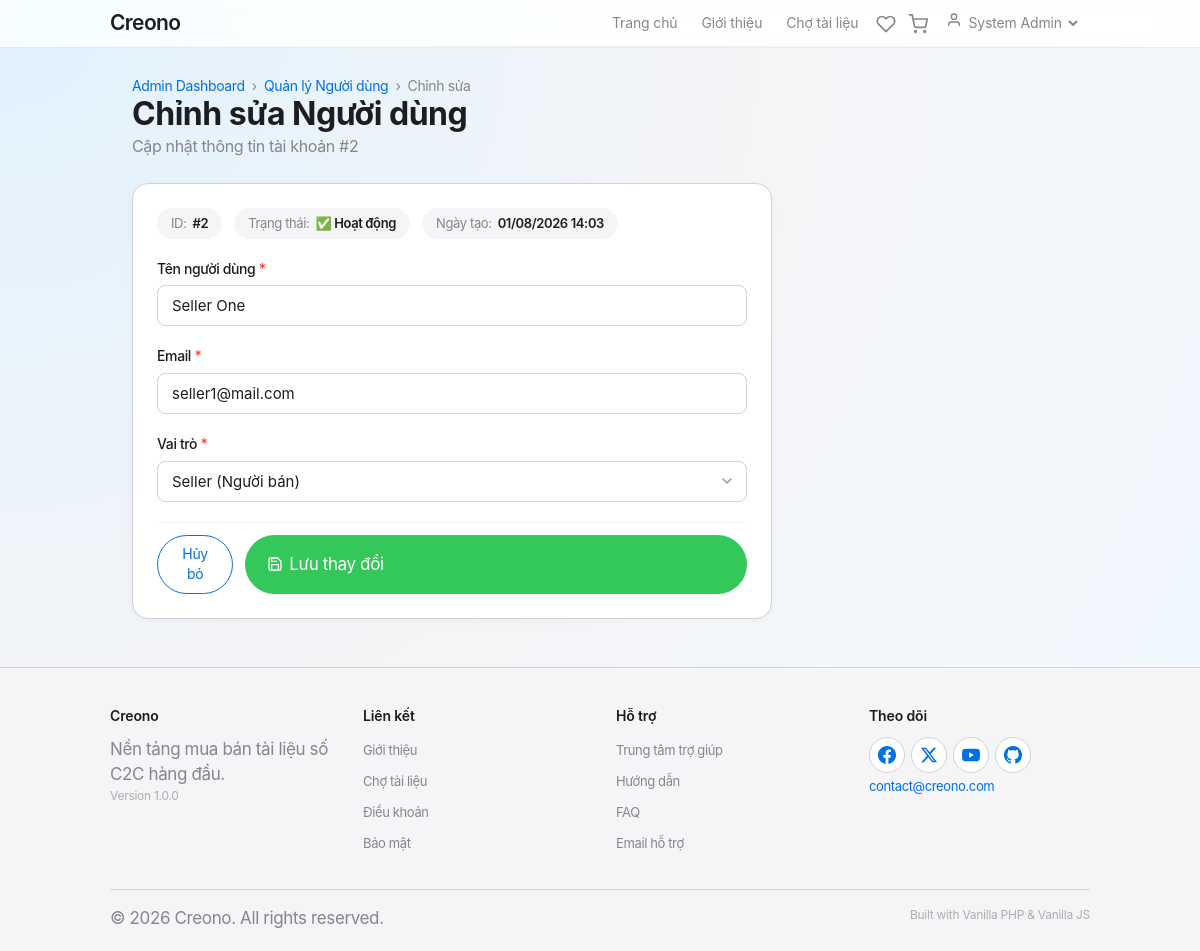
The app's page /adminUserController/edit/2 (signed in) with its own data.
### tables this page shows
CREATE TABLE user_profiles (
    user_id BIGINT PRIMARY KEY,
    full_name VARCHAR(255) DEFAULT NULL,
    bio TEXT DEFAULT NULL,
    avatar_url VARCHAR(500) DEFAULT NULL,
    created_at DATETIME DEFAULT CURRENT_TIMESTAMP,
    updated_at DATETIME DEFAULT CURRENT_TIMESTAMP ON UPDATE CURRENT_TIMESTAMP,
    CONSTRAINT fk_user_profile FOREIGN KEY (user_id) REFERENCES users(id) ON DELETE CASCADE
);

CREATE TABLE users (
    id BIGINT AUTO_INCREMENT PRIMARY KEY,
    name VARCHAR(255) NOT NULL,
    email VARCHAR(255) NOT NULL UNIQUE,
    password VARCHAR(255) NOT NULL,
    role TINYINT DEFAULT 1 COMMENT '1:Buyer, 2:Seller, 3:Admin, 4:Censor',
    is_locked TINYINT DEFAULT 0 COMMENT '0:Active, 1:Locked',
    created_at DATETIME DEFAULT CURRENT_TIMESTAMP
);

### app/Controllers/AdminUserController.php (called while the page is built, shortened)
<?php
class AdminUserController extends Controller
{
    private UserModel $userModel;
    public function __construct()
    {
        $this->userModel = $this->model('UserModel');
    }
    public function edit(?int $id = null): void
    {
        $user = $this->userModel->getUserDetailById($id);
        $data = [
            'title'  => 'Chỉnh sửa Người dùng - Creono Admin',
            'user'   => $user,
            'name'   => $user->name,
            'email'  => $user->email,
            'role'   => $user->role,
            'errors' => []
        ];
        $this->view('admin/users/edit', $data);
    }
}

### app/Core/App.php (called while the page is built, shortened)
<?php
class App {
    protected $currentMethod = 'index';
    public function __construct() {
        $url = $this->getUrl();
        if (isset($url[0]) && file_exists('../app/Controllers/' . ucwords($url[0]) . '.php')) {
            unset($url[0]);
        }
        $this->currentController = new $this->currentController;
        if (isset($url[1])) {
            if (method_exists($this->currentController, $url[1])) {
                $this->currentMethod = $url[1];
                unset($url[1]);
            }
        }
        $this->params = $url ? array_values($url) : [];
        call_user_func_array([$this->currentController, $this->currentMethod], $this->params);
    }
    public function getUrl() {
        if (isset($_GET['url'])) {
            $url = rtrim($_GET['url'], '/');
            $url = filter_var($url, FILTER_SANITIZE_URL);
            $url = explode('/', $url);
            return $url;
        }
        return ['Pages', 'index'];
    }
}

### public/index.php (called while the page is built, shortened)
<?php
require_once '../app/Core/Database.php';
require_once '../app/Core/BaseModel.php';
require_once '../app/Core/Controller.php';
require_once '../app/Core/App.php';
$init = new App();

### app/Core/Database.php (called while the page is built, shortened)
<?php
class Database {
    private $host = DB_HOST;
    private $user = DB_USER;
    private $pass = DB_PASS;
    private $dbname = DB_NAME;
    private $dbh;
    private $stmt;
    public function __construct() {
        $dsn = 'mysql:host=' . $this->host . ';dbname=' . $this->dbname . ';charset=utf8mb4';
        $options = array(
            PDO::ATTR_PERSISTENT => true,
            PDO::ATTR_ERRMODE => PDO::ERRMODE_EXCEPTION,
            PDO::ATTR_DEFAULT_FETCH_MODE => PDO::FETCH_OBJ
        );
        try {
            $this->dbh = new PDO($dsn, $this->user, $this->pass, $options);
        } catch (PDOException $e) {
            $this->error = $e->getMessage();
            die("Lỗi kết nối DB: " . $this->error);
        }
    }
    public function query($sql) {
        $this->stmt = $this->dbh->prepare($sql);
    }
    public function bind($param, $value, $type = null) {
        if (is_null($type)) {
            switch (true) {
                case is_int($value):
                    $type = PDO::PARAM_INT;
                    break;
            }
        }
        $this->stmt->bindValue($param, $value, $type);
    }
    public function execute() {
        return $this->stmt->execute();
    }
    public function single() {
        $this->execute();
        return $this->stmt->fetch();
    }
}

### app/Models/UserModel.php (called while the page is built, shortened)
<?php
class UserModel extends BaseModel
{
    protected string $table = 'users';
    public function getUserDetailById(int $id): ?object
    {
        $this->db->query("
            SELECT u.id, u.name, u.email, u.role, u.is_locked, u.created_at,
                   p.full_name, p.avatar_url, p.bio
            FROM {$this->table} u
            LEFT JOIN user_profiles p ON u.id = p.user_id
            WHERE u.id = :id
        ");
        $this->db->bind(':id', $id);
        return $this->db->single();
    }
}

### app/Core/BaseModel.php (called while the page is built, shortened)
<?php
class BaseModel {
    public function __construct() {
        $this->db = new Database();
    }
}

### app/Views/admin/users/edit.php (the view, shortened to what this page needs)
<?php require APPROOT . '/Views/inc/header.php'; ?>
<link rel="stylesheet" href="<?php echo URLROOT; ?>/css/pages/admin-users.css?v=<?php echo time(); ?>">
<div class="container mt-4 mb-5">
    <div class="admin-header mb-4">
        <nav class="breadcrumb mb-2">
            <a href="<?php echo URLROOT; ?>/admin/dashboard">Admin Dashboard</a> &nbsp;&rsaquo;&nbsp;
            <a href="<?php echo URLROOT; ?>/adminUserController/index">Quản lý Người dùng</a> &nbsp;&rsaquo;&nbsp;
            <span class="text-muted">Chỉnh sửa</span>
        </nav>
        <h1 class="admin-title">Chỉnh sửa Người dùng</h1>
        <p class="admin-subtitle">Cập nhật thông tin tài khoản #<?php echo $data['user']->id; ?></p>
    </div>
    <div class="admin-card au-form-card">
        <form action="<?php echo URLROOT; ?>/adminUserController/update/<?php echo $data['user']->id; ?>" method="POST" class="au-form">
            <div class="au-current-info mb-3">
                <div class="au-info-badge">
                    <span class="au-info-label">ID:</span>
                    <span class="au-info-value">#<?php echo $data['user']->id; ?></span>
                </div>
                <div class="au-info-badge">
                    <span class="au-info-label">Trạng thái:</span>
                    <span class="au-info-value <?php echo $data['user']->is_locked ? 'text-danger' : 'text-green'; ?>">
                        <?php echo $data['user']->is_locked ? '🔒 Đã khóa' : '✅ Hoạt động'; ?>
                    </span>
                </div>
                <div class="au-info-badge">
                    <span class="au-info-label">Ngày tạo:</span>
                    <span class="au-info-value"><?php echo date('d/m/Y H:i', strtotime($data['user']->created_at)); ?></span>
                </div>
            </div>
            <div class="au-form-group <?php echo !empty($data['errors']['name_err']) ? 'au-form-group--error' : ''; ?>">
                <label for="name" class="au-form-label">Tên người dùng <span class="au-required">*</span></label>
                <input type="text"
                       id="name"
                       name="name"
                       class="au-form-input"
                       value="<?php echo htmlspecialchars($data['name']); ?>"
                       placeholder="Nhập tên hiển thị"
                       required>
            </div>
            <div class="au-form-group <?php echo !empty($data['errors']['email_err']) ? 'au-form-group--error' : ''; ?>">
                <label for="email" class="au-form-label">Email <span class="au-required">*</span></label>
                <input type="email"
                       id="email"
                       name="email"
                       class="au-form-input"
                       value="<?php echo htmlspecialchars($data['email']); ?>"
                       placeholder="example@email.com"
                       required>
            </div>
            <div class="au-form-group <?php echo !empty($data['errors']['role_err']) ? 'au-form-group--error' : ''; ?>">
                <label for="role" class="au-form-label">Vai trò <span class="au-required">*</span></label>
                <select id="role" name="role" class="au-form-select" required>
                    <option value="2" <?php echo $data['role'] == 2 ? 'selected' : ''; ?>>Seller (Người bán)</option>
                </select>
            </div>
            <div class="au-form-actions">
                <a href="<?php echo URLROOT; ?>/adminUserController/index" class="btn btn-outline">Hủy bỏ</a>
                <button type="submit" class="btn btn-success">
                    <svg width="16" height="16" viewBox="0 0 24 24" fill="none" stroke="currentColor" stroke-width="2">
                        <path d="M19 21H5a2 2 0 0 1-2-2V5a2 2 0 0 1 2-2h11l5 5v11a2 2 0 0 1-2 2z"></path>
                        <polyline points="17 21 17 13 7 13 7 21"></polyline>
                        <polyline points="7 3 7 8 15 8"></polyline>
                    </svg>
                    Lưu thay đổi
                </button>
            </div>
        </form>
    </div>
</div>
<?php require APPROOT . '/Views/inc/footer.php'; ?>

### public/css/style.css (style rules this page uses)
:root { --apple-blue: #0071e3; --apple-blue-hover: #0077ed; --apple-blue-light: #2997ff; --apple-red: #ff3b30; --apple-green: #34c759; --apple-orange: #ff9500; --apple-gray: #86868b; --apple-gray-light: #aeaeb2; --apple-gray-bg: #f5f5f7; --apple-gray-border: #d2d2d7; --apple-black: #1d1d1f; --apple-white: #ffffff; --apple-shadow-sm: 0 2px 8px rgba(0, 0, 0, 0.04); --apple-shadow-md: 0 4px 16px rgba(0, 0, 0, 0.06); --apple-shadow-lg: 0 8px 32px rgba(0, 0, 0, 0.08); --apple-shadow-xl: 0 16px 48px rgba(0, 0, 0, 0.12); --apple-radius-sm: 8px; --apple-radius-md: 12px; --apple-radius-lg: 16px; --apple-radius-xl: 20px; --apple-radius-full: 9999px; --nav-bg-opacity: 0.72; --nav-blur: 20px; }
* { margin: 0; padding: 0; box-sizing: border-box; }
html { -webkit-text-size-adjust: 100%; -webkit-font-smoothing: antialiased; -moz-osx-font-smoothing: grayscale; text-rendering: optimizeLegibility; }
body { font-family: 'SF Pro Display', 'Helvetica Neue', 'Helvetica', 'Arial', sans-serif; background: radial-gradient(circle at top left, #e0f2fe 0%, var(--apple-gray-bg) 50%, #f0f9ff 100%); background-attachment: fixed; color: var(--apple-black); line-height: 1.47059; letter-spacing: -0.022em; font-weight: 400; font-size: 17px; }
.container { max-width: 1024px; margin: 0 auto; padding: 0 22px; }
h1 { font-size: 48px; line-height: 1.08349; font-weight: 600; letter-spacing: -0.003em; }
p { font-size: 17px; line-height: 1.47059; letter-spacing: -0.022em; color: var(--apple-gray); }
a { text-decoration: none; color: var(--apple-blue); transition: color 0.2s ease; }
.btn { display: inline-block; background: var(--apple-blue); color: #fff; font-family: inherit; font-size: 17px; font-weight: 400; letter-spacing: -0.022em; padding: 12px 22px; border: none; border-radius: var(--apple-radius-full); cursor: pointer; transition: all 0.3s cubic-bezier(0.25, 0.46, 0.45, 0.94); text-align: center; text-decoration: none; width: 100%; min-width: 60px; }
.btn-outline { background: transparent; border: 1.5px solid var(--apple-blue); color: var(--apple-blue); padding: 8px 18px; width: auto; min-width: unset; font-size: 14px; }
.btn-success { background: var(--apple-green); }
.mt-4 { margin-top: 28px; }
.text-green { color: var(--apple-green); }
.breadcrumb { font-size: 14px; color: var(--apple-gray); }
.breadcrumb a { color: var(--apple-blue); text-decoration: none; }
.admin-header { margin-bottom: 24px; }
.admin-title { font-size: 32px; font-weight: 700; letter-spacing: -0.015em; color: var(--apple-black); }
.admin-subtitle { font-size: 16px; color: var(--apple-gray); margin-top: 4px; }
.admin-card { background: #fff; border-radius: var(--apple-radius-lg); border: 1px solid var(--apple-gray-border); padding: 24px; box-shadow: var(--apple-shadow-sm); }

### public/css/pages/admin-users.css (style rules this page uses)
.au-form-card { max-width: 640px; }
.au-form { display: flex; flex-direction: column; gap: 20px; }
.au-form-group { display: flex; flex-direction: column; gap: 6px; }
.au-form-label { font-size: 14px; font-weight: 500; color: var(--apple-black); }
.au-required { color: var(--apple-red); }
.au-form-input, .au-form-select { padding: 10px 14px; border: 1px solid var(--apple-gray-border); border-radius: var(--apple-radius-sm); font-size: 15px; color: var(--apple-black); background: #fff; font-family: inherit; transition: border-color 0.2s ease, box-shadow 0.2s ease; }
.au-form-select { appearance: none; background-repeat: no-repeat; background-position: right 14px center; padding-right: 36px; cursor: pointer; }
.au-form-actions { display: flex; gap: 12px; justify-content: flex-end; padding-top: 12px; border-top: 1px solid var(--apple-gray-bg); }
.au-form-actions .btn { display: inline-flex; align-items: center; gap: 6px; }
.au-current-info { display: flex; gap: 12px; flex-wrap: wrap; }
.au-info-badge { display: inline-flex; align-items: center; gap: 6px; padding: 6px 14px; background: var(--apple-gray-bg); border-radius: var(--apple-radius-full); font-size: 13px; }
.au-info-label { color: var(--apple-gray); font-weight: 400; }
.au-info-value { font-weight: 600; color: var(--apple-black); }

### records on screen
user_profiles: user_id "2", user_id.created_at "01/08/2026 14:03", name "Seller One", email "seller1@mail.com"
users: role "Seller (Người bán)"

### other values on screen
SITENAME "Creono"
$_SESSION['user_name'] "System Admin"
